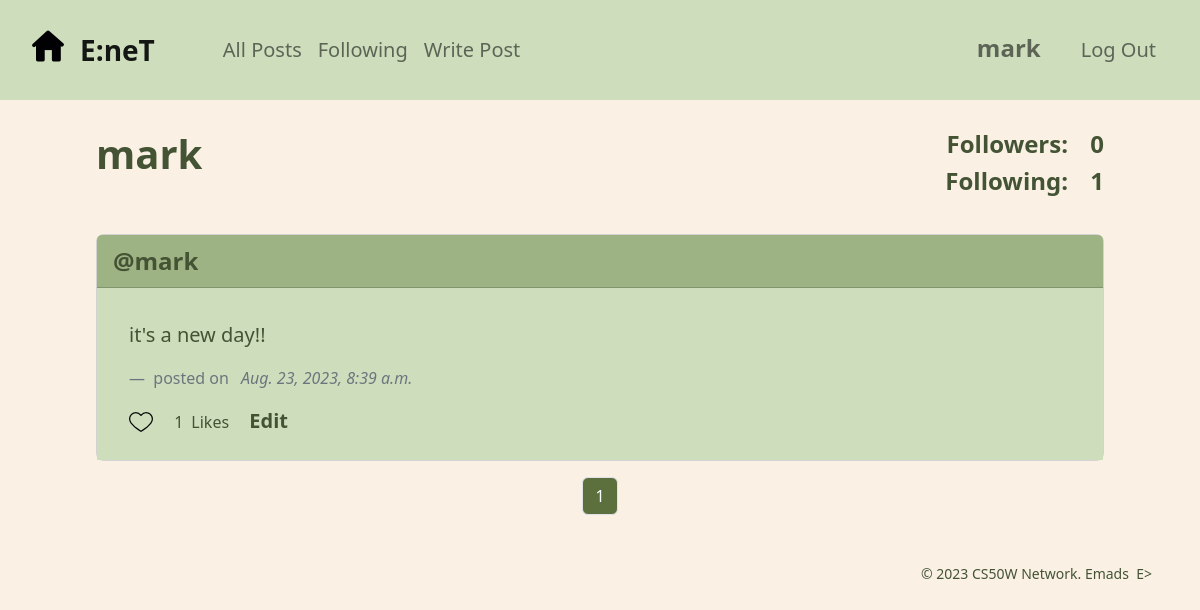
The app's page /profile/5 (signed in) with its own data.
### network/models.py (models this page shows, shortened)
class User(AbstractUser):
    followers = models.ManyToManyField('self', symmetrical=False, blank=True, null=True, related_name='following')

class Post(models.Model):
    content = models.TextField(blank=True)
    date_posted = models.DateTimeField(auto_now_add=True)    # automatically populated with current date
    edited = models.BooleanField(default=False)
    edited_on = models.DateTimeField(auto_now=True)    # automatically populated with current date on every update of instance
    author = models.ForeignKey(User, on_delete=models.CASCADE, blank=True, null=True, related_name="user_posts")
    likers = models.ManyToManyField(User, blank=True, null=True, related_name="liked_posts")

### network/views.py (the view)
# urls.py: path("profile/<int:user_id>", views.profile, name="profile"),
@login_required
def profile(request, user_id):
    profile_user = User.objects.get(pk=user_id)
    profile_user_posts = profile_user.user_posts.order_by("-date_posted").all()
    return render(request, "network/profile.html", context={
        'page': pagination(request, profile_user_posts),
        'profile_user': profile_user,
        'following': profile_user.following.all(),
        'followers': profile_user.followers.all(),
    })

### network/views.py (called while the page is built)
def pagination(request, objects_list):
    paginator = Paginator(objects_list, 10)
    page_number = request.GET.get('page')
    page = paginator.get_page(page_number)
    return page

### network/templates/network/profile.html (shortened to what this page needs)
{% extends "network/layout.html" %}
{% load static %}
{% block body %}
    <div class="profile-title align-items-center">
        <div class="row">
            <div class="col-md-6">
                <div class="d-flex align-items-center justify-content-start ms-5 ps-5">
                    <h1 class=""><strong>{{profile_user}}</strong></h1>
                </div>
            </div>
            <div class="col-md-6">
                <div class="col-auto text-end me-5 pe-5">
                    <h4><strong>Followers: <span class="ms-3">{{followers.count}}</span></strong></h4>
                    <h4><strong>Following: <span class="ms-3">{{following.count}}</span></strong></h4>
                </div>
            </div>
        </div>
    </div>
    <div class="mx-5 px-5">
        {% for post in page %}
            <div class="card my-3 rounded-3">
                <div class="card-header d-flex justify-content-between">
                    <a class="fs-4" href="{% url 'profile' post.author.id %}">@{{post.author}}</a>
                </div>
                <div class="card-body">
                    <blockquote class="blockquote mb-0 px-3">
                        <p>
                            <span id="post_{{post.id}}" class="list-inline-item mb-3">{{post.content}}</span>
                        </p>
                        <footer class="blockquote-footer fs-6">
                            <span class="">posted on </span>
                            <cite class="mx-2" title="Source Title">{{post.date_posted}}</cite>
                        </footer>
                        {% if user.is_authenticated %}
                            <a href="" id="postReaction_{{post.id}}" class="list-inline-item btn-like me-3">
                                <img id="iconHeart_{{post.id}}" src="{% if user in post.likers.all %} {% static 'network/icons/heart-filled.png' %} {% else %} {% static 'network/icons/heart-blank.png' %} {% endif %}" alt="heart icon">
                            </a>
                        {% endif %}
                        <p class="list-inline-item mb-2 fs-6">
                            <span id="postLikes_{{post.id}}" class="me-2">{{post.likers.count}}</span>Likes
                            {% if user.is_authenticated and user == post.author %}
                                <a href="" id="editLink_{{post.id}}" class="list-inline-item edit-link ms-3 fs-5" data-bs-toggle="modal" data-bs-target="#editModal_{{post.id}}">
                                    Edit
                                </a>
                            {% endif %}
                        </p>
                    </blockquote>
                </div>
            </div>
        {% endfor %}
    </div>
{% endblock %}

### network/templates/network/layout.html (shortened to what this page needs)
{% load static %}
<!DOCTYPE html>
<html lang="en">
    <head>
        <link href="https://cdn.jsdelivr.net/npm/bootstrap@5.2.3/dist/css/bootstrap.min.css" rel="stylesheet">
        <link href="{% static 'network/styles.css' %}" rel="stylesheet">
        <link rel='stylesheet' href='https://cdn-uicons.flaticon.com/uicons-regular-rounded/css/uicons-regular-rounded.css'>
    </head>
    <body>
        <nav class="navbar navbar-expand-lg bg-navbar p-4 fs-5">
            <a id="homepage" class="navbar-brand fs-3 me-5" href="{% url 'index' %}">
                <img class="me-2 px-2 home-icon" src="{% static 'network/icons/home.png' %}" alt="home icon"><strong>E:neT</strong>
            </a>
            <div class="container-fluid">
                <ul class="navbar-nav me-auto mb-2 mb-lg-0">
                    {% if user.is_authenticated %}
                        <li class="nav-item nav-left">
                            <a id="all_posts" class="nav-link" href="{% url 'index' %}">All Posts</a>
                        </li>
                        <li class="nav-item">
                            <a class="nav-link" href="{% url 'following' %}">Following</a>
                        </li>
                        <li class="nav-item">
                            <a class="nav-link" href="" class="list-inline-item" data-bs-toggle="modal" data-bs-target="#createModal">Write Post</a>
                        </li>
                    {% endif %}
                </ul>
                <ul class="navbar-nav ms-auto mb-2 mb-lg-0">
                {% if user.is_authenticated %}
                    <li class="nav-item d-flex justify-content-end">
                        <a class="nav-link me-4 fs-4 username" href="{% url 'profile' user.id %}"><strong>{{ user.username }}</strong></a>
                    </li>
                    <li class="nav-item d-flex justify-content-end">
                        <a class="nav-link" href="{% url 'logout' %}">Log Out</a>
                    </li>
                {% endif %}
                </ul>
            </div>
        </nav>
        <div class="body">
            {% block body %}
            {% endblock %}
        </div>
        {% if page %}
            <nav aria-label="Page navigation example">
                <ul class="pagination d-flex justify-content-center">
                        <li class="page-item"><a class="page-link btn mx-1" href="?page={{ page.number }}">{{page.number}}</a></li>
                </ul>
            </nav>
        {% endif %}
        <footer>
            <small class="d-flex justify-content-end mx-5 mt-5 mb-2">
                &copy;&nbsp;2023&nbsp;CS50W&nbsp;Network.&nbsp;Emads&nbsp;&nbsp;E>
            </small>
            <br>
        </footer>
    </body>
</html>

### network/static/network/styles.css (style rules this page uses)
body { color: #435334; background-color: #FAF1E4; margin: 0; padding: 0; }
a { text-decoration: none; }
.home-icon { margin-top: -15px; }
.username { margin-top: -5px; }
.profile-title { margin-top: 30px; margin-bottom: 30px; }
.bg-navbar, .card-body { background-color: #CEDEBD; }
.card-header, .modal-header { background-color: #9EB384; }
.card-header a, .card-body a { color: #435334; font-weight: bold; }
.btn { background-color: #5C703E; color: #fff; }

### records on screen
User: username "mark"
Post: author "mark", content "it's a new day!!", date_posted "Aug. 23, 2023, 8:39 a.m.", likers.count "1"

### other values on screen
{{ followers.count }} "0"
{{ following.count }} "1"
{{ page.number }} "1"
